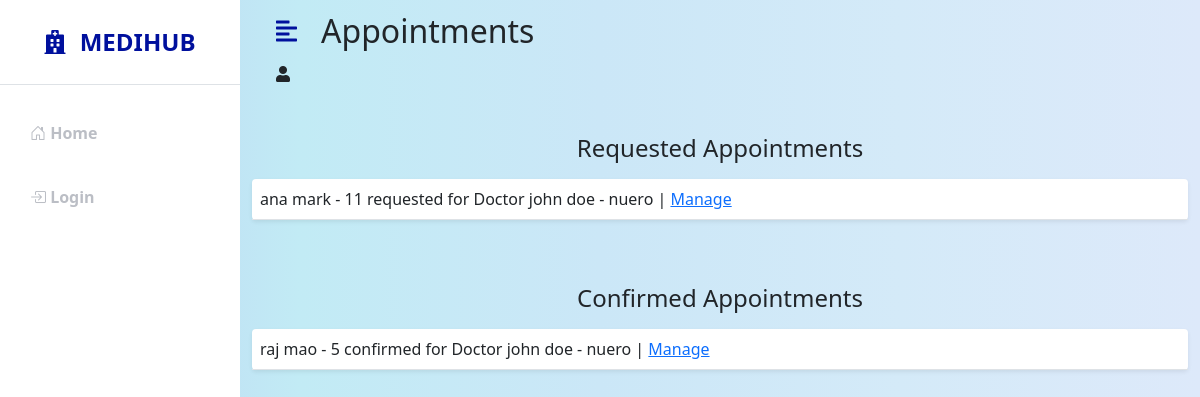
Page /adminapp/manage-appointments on the committed database.
### hospital/models.py (models this page shows, shortened)
class Appointment(models.Model):
    doctor = models.ForeignKey(Doctor, on_delete=models.CASCADE, null=True, blank=True)
    patient = models.ForeignKey(Patient, on_delete=models.CASCADE, null=True, blank=True)
    date = models.DateField(null=True, blank=True)
    time = models.TimeField(null=True, blank=True)
    details = models.TextField(max_length=1000, null=True, blank=True)
    confirmed = models.BooleanField(default=False)
    completed = models.BooleanField(default=False)

class Patient(models.Model):
    GENDER_CHOICES = [
        ('M', 'Male'),
        ('F', 'Female'),
        ('X', 'Other'),
    ]
    user = models.OneToOneField(User, on_delete=models.CASCADE, null=True, blank=True)
    first_name = models.CharField(max_length=50, null=True, blank=True)
    last_name = models.CharField(max_length=50, null=True, blank=True)
    gender = models.CharField(max_length=1, choices=GENDER_CHOICES, null=True, blank=True)
    dob = models.DateField(null=True, blank=True)
    phone = models.CharField(max_length=10, null=True, blank=True)
    address = models.TextField(max_length=400, null=True, blank=True)
    email = models.CharField(max_length=100, null=True, blank=True)
    def __str__(self):
        return f'{self.first_name} {self.last_name} - {self.id}'

class Doctor(models.Model):
    GENDER_CHOICES = [
        ('M', 'Male'),
        ('F', 'Female'),
        ('X', 'Other'),
    ]
    user = models.OneToOneField(User, on_delete=models.CASCADE, null=True, blank=True)
    first_name = models.CharField(max_length=50, null=True, blank=True)
    last_name = models.CharField(max_length=50, null=True, blank=True)
    gender = models.CharField(max_length=1, choices=GENDER_CHOICES, null=True, blank=True)
    dob = models.DateField(null=True, blank=True)
    department = models.CharField(max_length=50, null=True, blank=True)
    phone = models.CharField(max_length=10, null=True, blank=True)
    address = models.TextField(max_length=400, null=True, blank=True)
    email = models.CharField(max_length=100, null=True, blank=True)
    salary_in_rs = models.IntegerField(null=True, blank=True)
    schedule = models.TextField(max_length=1000, null=True, blank=True)
    def __str__(self):
        return f'{self.first_name} {self.last_name} - {self.department}'

### adminapp/views.py (the view)
# urls.py: path('manage-appointments', views.manageAppointmentsList, name='manage-appointments-list'),
def manageAppointmentsList(request):
    requested_appointments = Appointment.objects.filter(completed=False).filter(confirmed=False)
    confirmed_appointments = Appointment.objects.filter(completed=False).filter(confirmed=True)
    context = {
        'requested_appointments': requested_appointments,
        'confirmed_appointments': confirmed_appointments,
    }
    return render(request, 'adminapp/manage_appointments_list.html', context)

### adminapp/templates/adminapp/manage_appointments_list.html (shortened to what this page needs)
{% extends 'adminapp/base.html' %}
{% block content %}
<div class="container-fluid" id="page-content-wrapper">
    <nav class="navbar navbar-expand-lg navbar-light bg-transparent py-1 px-4">
        <div class="d-flex align-items-center justify-content-end">
            <i class="fas fa-align-left primary-text fs-4 me-3" id="menu-toggle"></i>
            <h2 class="fs-2 m-2">Appointments</h2>
        </div>
    </nav>
    <nav class="navbar navbar-expand-lg navbar-light bg-transparent py-1 px-4">
        <div class="d-flex align-items-center justify-items-end">
            <i class="fas fa-user" ></i>
        </div>
    </nav>
    <div class="row my-5">
        <h3 class="fs-4 mb-3 text-center">Requested Appointments</h3>
        <div class="col">
            <table class="table bg-white rounded shadow-sm  table-hover">
                <tbody>
                    <td>{% for appointment in requested_appointments %}
                    {{appointment.patient}} requested for Doctor {{appointment.doctor}} | <a href="{% url 'manage-appointment' appointment.id %}">Manage</a>
                {% endfor %}
                    </td>
                </tbody>
            </table>
        </div>
    </div>
    <div class="row my-5">
        <h3 class="fs-4 mb-3  text-center">Confirmed Appointments</h3>
        <div class="col">
            <table class="table bg-white rounded shadow-sm  table-hover">
                <tbody>
                    <td>{% for appointment in confirmed_appointments %}
                    {{appointment.patient}} confirmed for Doctor {{appointment.doctor}} | <a href="{% url 'manage-appointment' appointment.id %}">Manage</a>
                {% endfor %}
                    </td>
                </tbody>
            </table>
        </div>
    </div>
</div>
{% endblock %}

### adminapp/static/css/style.css (style rules this page uses)
:root { --main-bg-color: #00189d; --main-text-color: #00109d; --second-text-color: #bbbec5; --second-bg-color: #c1e4ef; }
.primary-text { color: var(--main-text-color); }
#page-content-wrapper { min-width: 100vw; }
#menu-toggle { cursor: pointer; }
@media (min-width: 768px) { #page-content-wrapper { min-width: 0; width: 100%; } }

### rows in the picture
Appointment: patient "ana mark - 11", doctor "john doe - nuero"
Appointment: patient "raj mao - 5", doctor "john doe - nuero"
